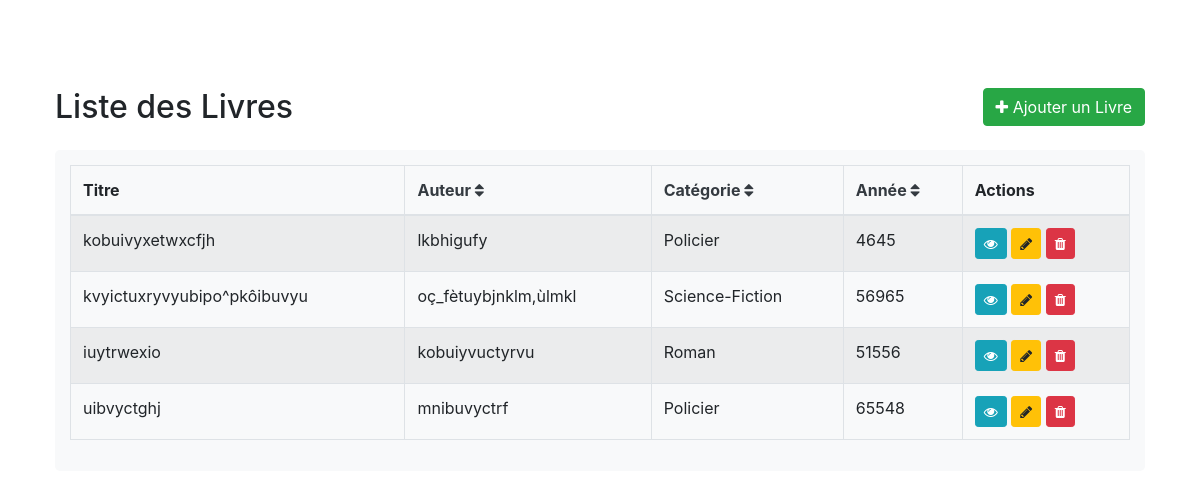
The page / on the database its author committed.
### tables this page shows
CREATE TABLE IF NOT EXISTS `livres` (
  `id` int NOT NULL AUTO_INCREMENT,
  `titre` varchar(255) NOT NULL,
  `auteur` varchar(255) NOT NULL,
  `categorie_id` int DEFAULT NULL,
  `annee_publication` int DEFAULT NULL,
  `description` text,
  `date_ajout` timestamp NULL DEFAULT CURRENT_TIMESTAMP,
  PRIMARY KEY (`id`),
  KEY `categorie_id` (`categorie_id`)
);

CREATE TABLE IF NOT EXISTS `categories` (
  `id` int NOT NULL AUTO_INCREMENT,
  `nom` varchar(100) NOT NULL,
  PRIMARY KEY (`id`),
  UNIQUE KEY `nom` (`nom`)
);

### index.php (the view, shortened to what this page needs)
<?php
require_once "config.php";
$sql = "SELECT l.*, c.nom as categorie_nom FROM livres l LEFT JOIN categories c ON l.categorie_id = c.id";
$sort = isset($_GET['sort']) ? $_GET['sort'] : 'date_ajout';
switch($sort) {
    default:
        $sql .= " ORDER BY l.date_ajout DESC";
}
try {
    $stmt = $bdd->prepare($sql);
    $stmt->execute();
    $result = $stmt->fetchAll(PDO::FETCH_ASSOC);
} catch(PDOException $e) {
    die("Erreur : " . $e->getMessage());
}
?>
<!DOCTYPE html>
<html lang="fr">
<head>
    <link rel="stylesheet" href="https://stackpath.bootstrapcdn.com/bootstrap/4.5.2/css/bootstrap.min.css">
    <link rel="stylesheet" href="https://maxcdn.bootstrapcdn.com/font-awesome/4.7.0/css/font-awesome.min.css">
</head>
<body>
    <div class="wrapper">
        <div class="container-fluid">
            <div class="row">
                <div class="col-md-12">
                    <div class="mt-5 mb-3 clearfix">
                        <h2 class="float-left">Liste des Livres</h2>
                        <a href="ajouter.php" class="btn btn-success float-right">
                            <i class="fa fa-plus"></i> Ajouter un Livre
                        </a>
                    </div>
                    <div class="filters">
                                          <table class="table table-bordered table-striped">
                                              <thead>
                                                  <tr>
                                                      <th>Titre</th>
                                                      <th>
                                                          <a href="?<?= http_build_query(array_merge($_GET, ['sort' => 'auteur'])) ?>" class="text-dark">
                                                              Auteur <i class="fa fa-sort"></i>
                                                          </a>
                                                      </th>
                                                      <th>
                                                          <a href="?<?= http_build_query(array_merge($_GET, ['sort' => 'categorie'])) ?>" class="text-dark">
                                                              Catégorie <i class="fa fa-sort"></i>
                                                          </a>
                                                      </th>
                                                      <th>
                                                          <a href="?<?= http_build_query(array_merge($_GET, ['sort' => 'annee'])) ?>" class="text-dark">
                                                              Année <i class="fa fa-sort"></i>
                                                          </a>
                                                      </th>
                                                      <th>Actions</th>
                                                  </tr>
                                              </thead>
                                              <tbody>
                                              <?php if(count($result) > 0): ?>
                                                  <?php foreach($result as $row): ?>
                                                      <tr>
                                                          <td><?= htmlspecialchars($row['titre']) ?></td>
                                                          <td><?= htmlspecialchars($row['auteur']) ?></td>
                                                          <td><?= htmlspecialchars($row['categorie_nom'] ?? 'Non catégorisé') ?></td>
                                                          <td><?= $row['annee_publication'] ? htmlspecialchars($row['annee_publication']) : '-' ?></td>
                                                          <td class="book-actions">
                                                              <a href="voir.php?id=<?= $row['id'] ?>" class="btn btn-info btn-sm" title="Voir">
                                                                  <i class="fa fa-eye"></i>
                                                              </a>
                                                              <a href="modifier.php?id=<?= $row['id'] ?>" class="btn btn-warning btn-sm" title="Modifier">
                                                                  <i class="fa fa-pencil"></i>
                                                              </a>
                                                              <a href="supprimer.php?id=<?= $row['id'] ?>" class="btn btn-danger btn-sm" title="Supprimer">
                                                                  <i class="fa fa-trash"></i>
                                                              </a>
                                                          </td>
                                                      </tr>
                                                  <?php endforeach; ?>
                                              <?php else: ?>
                                                  <tr>
                                                      <td colspan="5" class="text-center">Aucun livre trouvé</td>
                                                  </tr>
                                              <?php endif; ?>
                                              </tbody>
                                          </table>
                                      </div>
                                  </div>
                              </div>
                          </div>
                      </body>
                      </html>

### index.php (style rules this page uses)
body { padding: 20px; }
.wrapper { width: 100%; padding: 20px; }
.book-actions { white-space: nowrap; }
.filters { background-color: #f8f9fa; padding: 15px; border-radius: 5px; margin-bottom: 20px; }

### rows shown on the page
livres: titre "kobuivyxetwxcfjh", auteur "lkbhigufy", categories.nom "Policier", annee_publication "4645"
livres: titre "kvyictuxryvyubipo^pkôibuvyu", auteur "oç_fètuybjnklm,ùlmkl", categories.nom "Science-Fiction", annee_publication "56965"
livres: titre "iuytrwexio", auteur "kobuiyvuctyrvu", categories.nom "Roman", annee_publication "51556"
livres: titre "uibvyctghj", auteur "mnibuvyctrf", categories.nom "Policier", annee_publication "65548"
